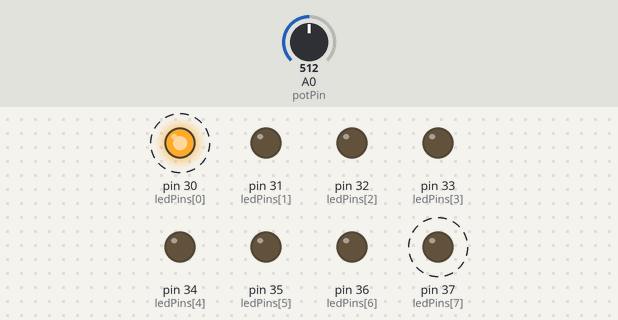
Recording of a sketch running on a simulated Arduino Mega 2560, built with avr-gcc and run on an emulated ATmega2560. Shown: output pins drawn as LEDs (lit = HIGH). Dashed ring = blinking. Inputs (shaded band) come from the test bench; at power-on: A0 (potPin) = 512.

Above: at 1.6 s.
1.7 s: A0 (potPin) set to 306
At 2.85 s:
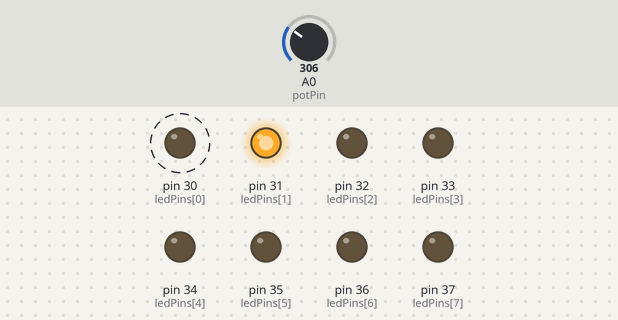
At 4.35 s:
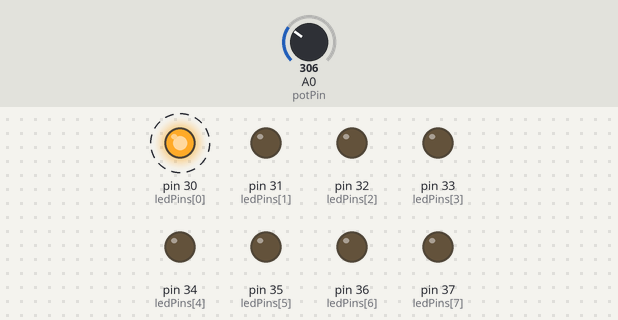
5.2 s: A0 (potPin) set to 0
8.7 s: A0 (potPin) set to 18
12.2 s: A0 (potPin) set to 22
15.7 s: A0 (potPin) set to 511
At 16.11 s:
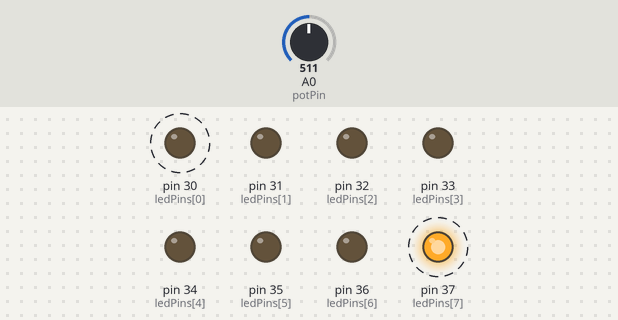
Timing chart, 0 to 20.2 s (numbered marks = the images above; inputs shaded):
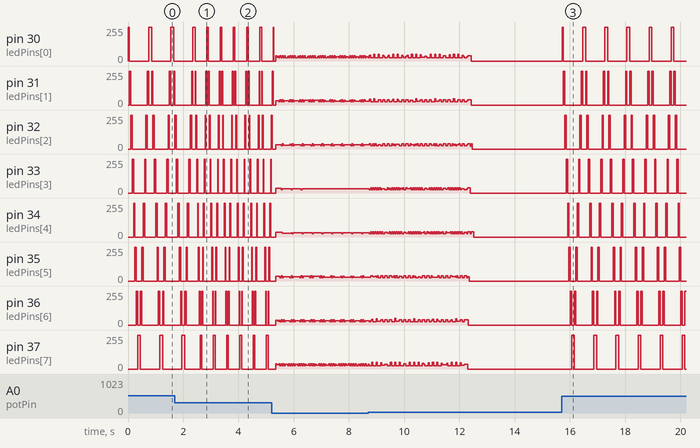

The sketch:

Adjustable_Marquee_Lights.ino
```cpp
int ledPins[] = {30, 31, 32, 33, 34, 35, 36, 37};
int potPin = A0;

void setup() {
  for (int i = 0; i < 8; i++) {
    pinMode(ledPins[i], OUTPUT);
  }
}

void loop() {
  int speed = analogRead(potPin);
  speed = map(speed, 0, 1023, 1, 100);

  for (int i = 0; i < 8; i++) {
    digitalWrite(ledPins[i], HIGH);
    delay(speed);
    digitalWrite(ledPins[i], LOW);
  }

  for (int i = 7; i >= 0; i--) {
    digitalWrite(ledPins[i], HIGH);
    delay(speed);
    digitalWrite(ledPins[i], LOW);
  }
}
```

Measured:
- after the input at 1.7 s, pin 30 (ledPins[0]): alternates 255/255 for 0.06 s and 0/255 for 0.42 s, starting after 1.2 s
- after the input at 15.7 s, pin 30 (ledPins[0]): alternates 255/255 for 0.10 s and 0/255 for 0.70 s, starting after 0.76 s; pin 31 (ledPins[1]): 0/255 → 255/255 after 0.06 s, then repeats every 0.80 s: 0/255 0.60 s, 255/255 0.05 s, 0/255 0.10 s, 255/255 0.05 s
- by itself, pin 30 (ledPins[0]): alternates 255/255 for 0.10 s and 0/255 for 0.70 s
- by itself, pin 34 (ledPins[4]): repeats every 0.80 s: 0/255 0.30 s, 255/255 0.05 s, 0/255 0.40 s, 255/255 0.05 s
- by itself, pin 35 (ledPins[5]): repeats every 0.80 s: 0/255 0.20 s, 255/255 0.05 s, 0/255 0.50 s, 255/255 0.05 s
- by itself, pin 36 (ledPins[6]): repeats every 0.80 s: 0/255 0.10 s, 255/255 0.05 s, 0/255 0.60 s, 255/255 0.05 s
